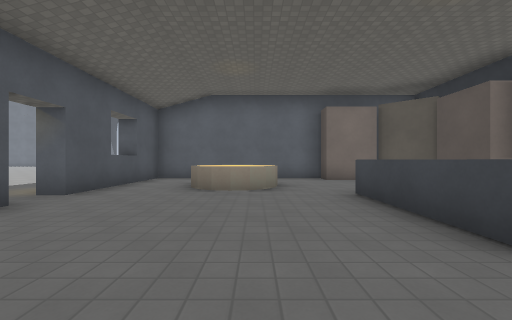
view 1 (above)

23 first-person views from a walk through a level from a Godot 3-D game. The camera is 1.2 m above the floor, looks level and sees 90° across. The floor is counted in squares, 2 m on a side. Each view is taken from the middle of a square. On the plan, view 1 faces up. The plan holds only what a view shows up to about 9 squares ahead; the rest is blank. The place goes on beyond the plan. Surface patterns are stand-ins for the level's own textures.

view 2
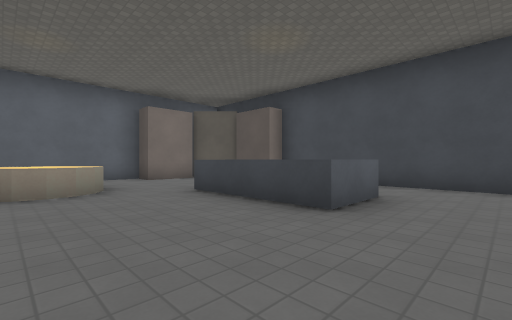

view 3
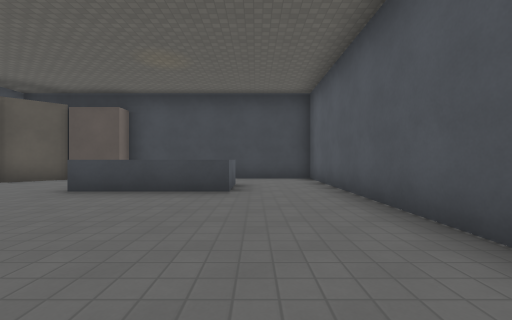

view 4
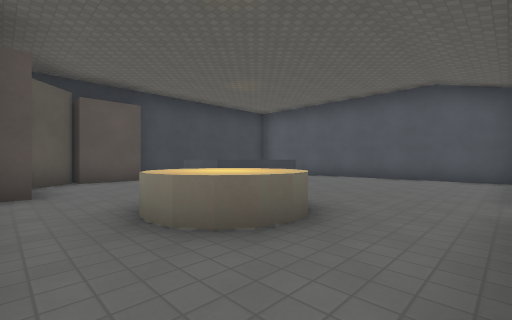

view 5
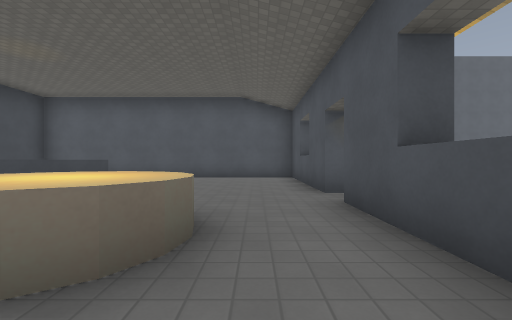

view 6
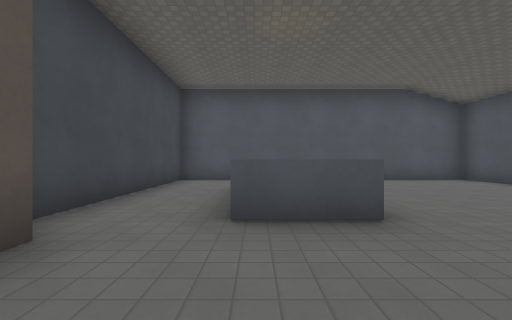

view 7
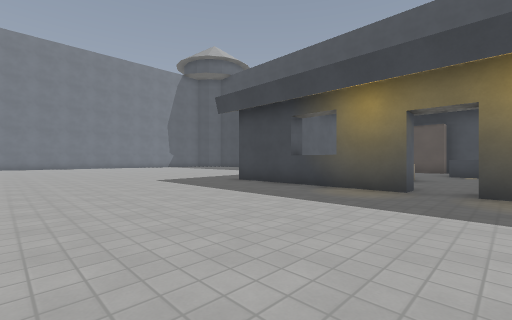

view 8
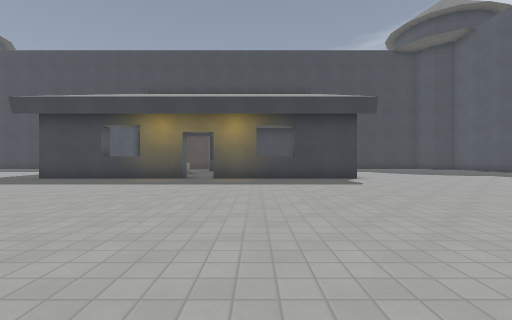

view 9
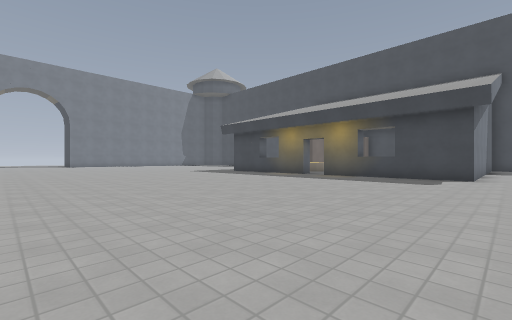

view 10
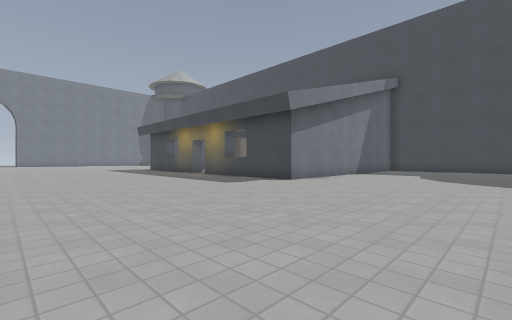

view 11
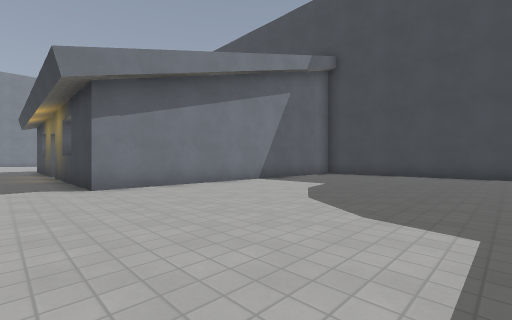

view 12
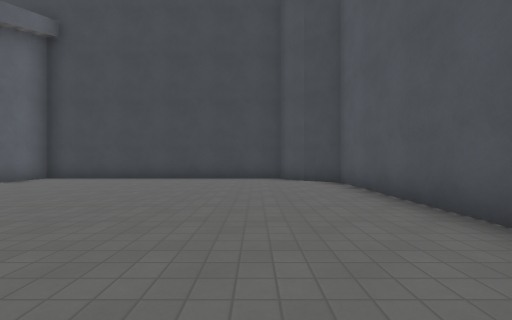

view 13
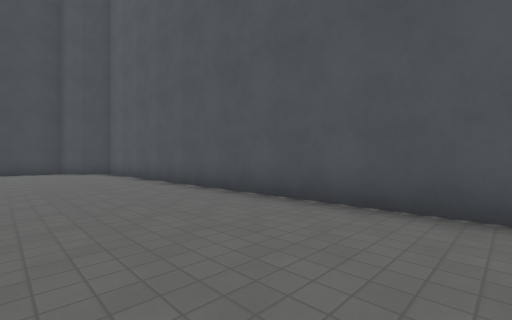

view 14
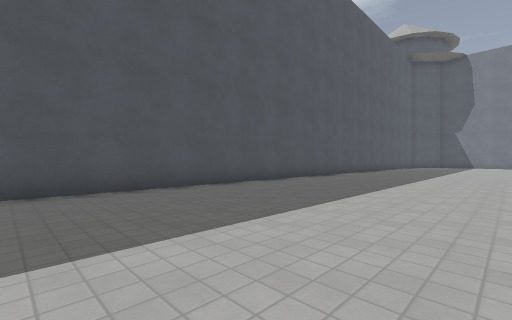

view 15
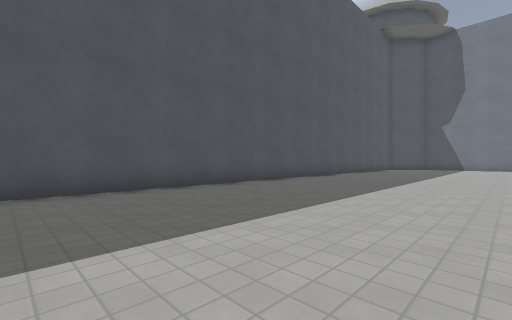

view 16
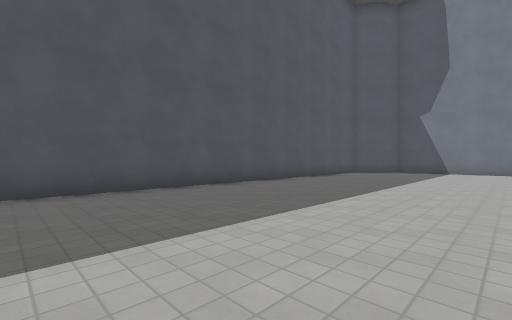

view 17
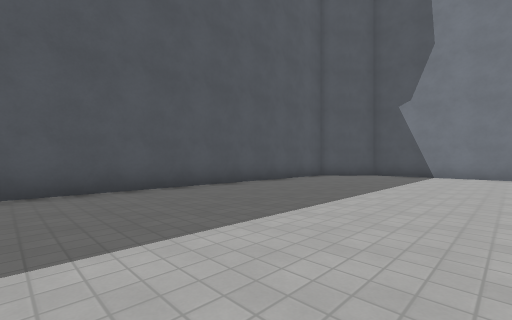

view 18
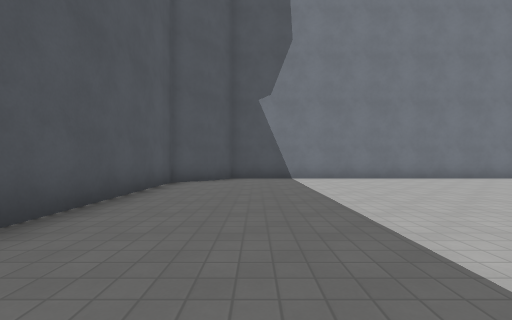

view 19
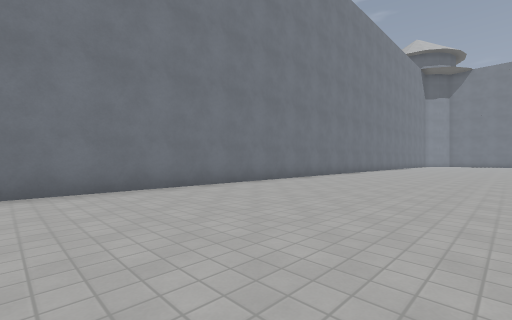

view 20
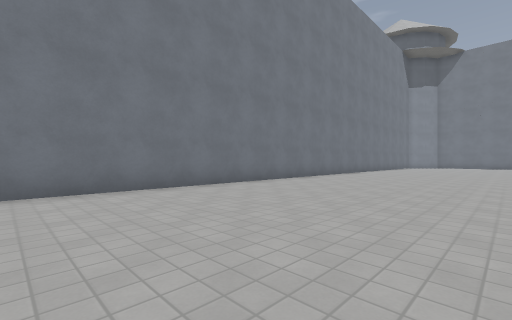

view 21
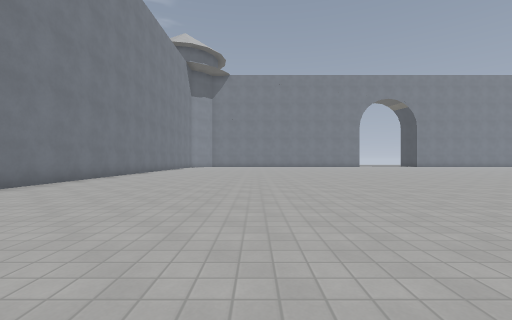

view 22
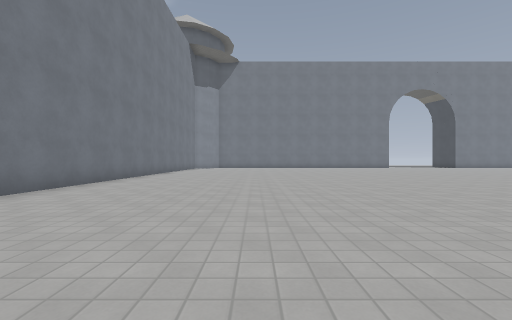

view 23
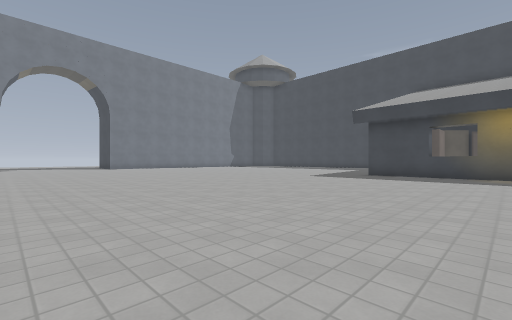

### Floor plan
Points are (right, up) in squares from view 1. A wall is a line through its corners. A room is listed if a view was taken in it or the views show most of it. See-through windows are left out.
Room 1 (views 1, 2, 3, 4, 5, 6)
walls: (3.2, 1.5) (1.8, 1.5) (1.8, 4.5) (3.2, 4.5); (-3.3, 3.4) (-3.3, -0.8) (5.2, -0.8) (5.2, 7.1); (2.2, 8.5) (-3.3, 8.5) (-3.3, 4.4) (-3.7, 4.4); (-3.1, 7) (-3.8, 7); (-3.9, 5.7) (-3.2, 5.7)
ways out: opening at (-4, 4) to room 2
objects: cylinder (-1, 5) to (0, 7); other object (2, 8) to (3, 8); block (4, 8); other object (5, 6)
Room 2 (views 7, 8, 9, 10, 11, 12, 13, 14, 15, 16, 17, 18, 19, 20, 21, 22, 23)
walls: (-3.7, 4.4) (-3.7, 9); (2, -1.3) (-3.7, -1.3) (-3.7, 3.4); (-28.2, 13) (-28.2, -8.8) (-27.4, -9.4) (-26.8, -10.2) (3.8, -10.2) (4.4, -9.4) (5.2, -8.8) (5.2, -1.3) (3.8, -1.3)
ways out: opening at (-4, 4) to room 1

Positions as (right, up) in squares from view 1, and headings:
1: (0, 0), facing up
2: (-1, 0), facing up-right
3: (-3, 1), facing right
4: (-3, 8), facing down-right
5: (-2, 8), facing down
6: (3, 7), facing down
7: (-9, 3), facing up-right
8: (-12, 2), facing right
9: (-13, -2), facing up-right
10: (-10, -6), facing up-right
11: (-5, -7), facing up-right
12: (-3, -8), facing right
13: (-8, -7), facing down-right
14: (-5, -5), facing down-left
15: (-10, -5), facing down-left
16: (-15, -5), facing down-left
17: (-18, -5), facing down-left
18: (-20, -8), facing left
19: (-23, -4), facing up-left
20: (-23, 1), facing up-left
21: (-23, 1), facing up
22: (-24, 4), facing up
23: (-14, 5), facing up-right
